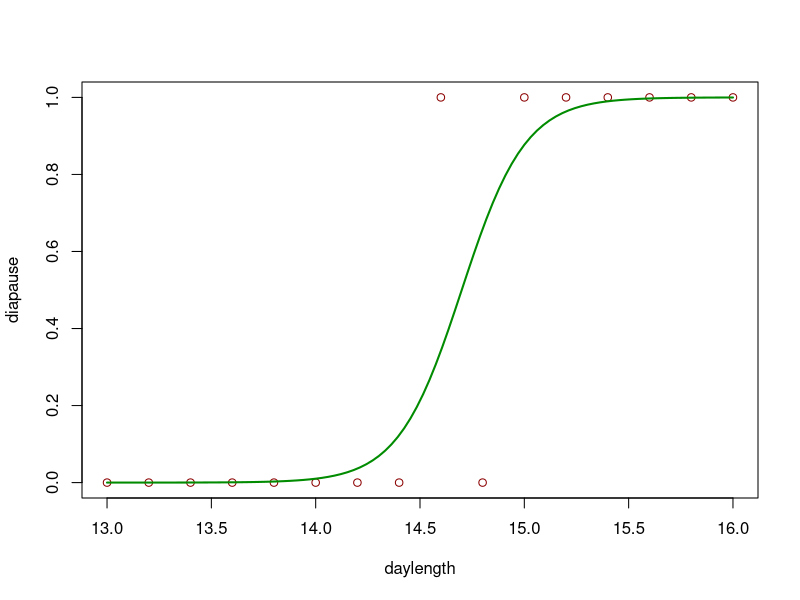
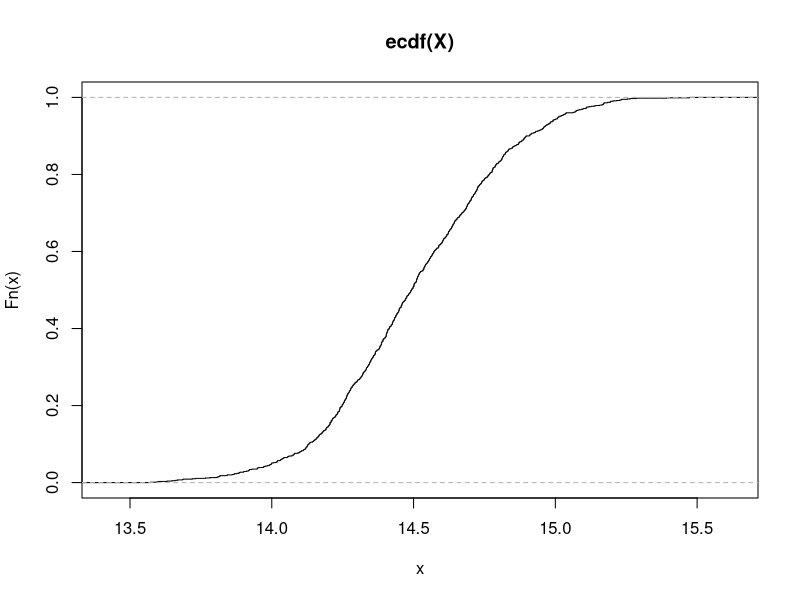
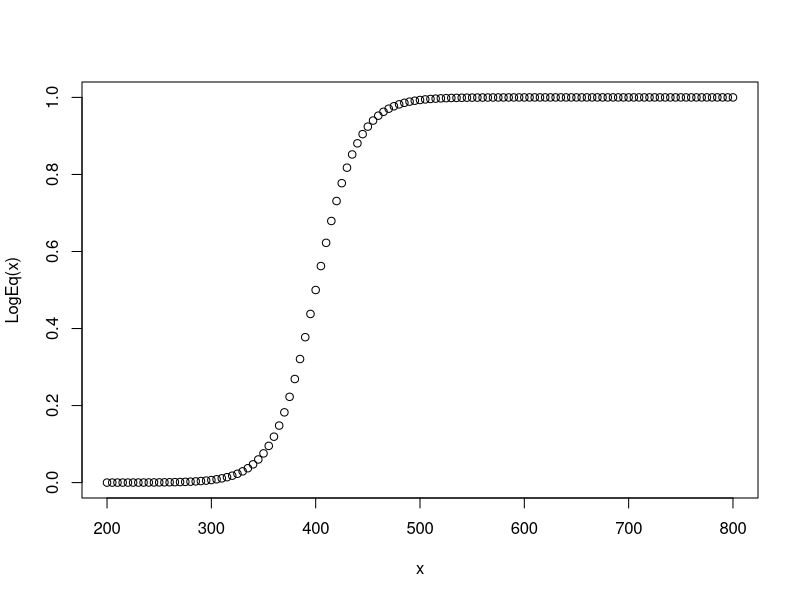

Recreate these plots in R, in order.
# photoperiod function from Forsythe et al. 1995
# matches 'geosphere' package output if no twilight

lat <- 44.56
doy <- 226
# p <- 0.8333 # only option in 'geosphere' package
p <- 6 # civil twilight as in Taylor 1986 recommendation
# p <- 1.5 # 25% twilight as in Grevstad & Coop 2015

photoperiod <- function(lat, doy, p){
  theta <- 0.2163108 + 
    2 * atan(0.9671396 * tan(0.00860 * (doy - 186)))
  phi <- asin(0.39795 * cos(theta))
  D <- 24 - (24 / pi) * acos(
    (sin(p * pi / 180) + sin(lat * pi / 180) * sin(phi))/
      (cos(lat * pi / 180) * cos(phi))
  )
}


# testing logistic regression

df <- data.frame(daylength = seq(13, 16, .2),
                 diapause = c(0, 0, 0, 0, 0, 0, 0, 0, 1, 0, 1, 1, 1, 1, 1, 1))
mod <- glm(diapause ~ daylength, data = df, family = binomial(link = "logit"))

newdat <- data.frame(daylength = seq(min(df$daylength), max(df$daylength), len=100))
newdat$diapause = predict(mod, newdata=newdat, type="response")
plot(diapause~daylength, data=df, col="red4")
lines(diapause~daylength, newdat, col="green4", lwd=2)

# inverse prediction at 50% diapause
# Dan Bean did this in JMP
doses <- MASS::dose.p(mod, cf = c(1,2), p = seq(0.1, .9, .01))

predict(mod, newdata = data.frame(daylength = 14), type = "link", se.fit = TRUE)
predict(mod, newdata = data.frame(daylength = 14), type = "response", se.fit = TRUE)

X = rnorm(n = 1000, mean = 14.5, sd = .3) 
P = ecdf(X)   
plot(P) 


# from Broatch

LogEq <- function(x){
  a <- 0
  b <- .05
  c <- 1
  m <- 400
  y <- a + c / (1 + exp(-b * (x - m)))
}

x <- seq(200, 800, 5)
plot(x, LogEq(x))


sims <- rnorm(1000, 500, 50)
isims <- boot::inv.logit(sims)




